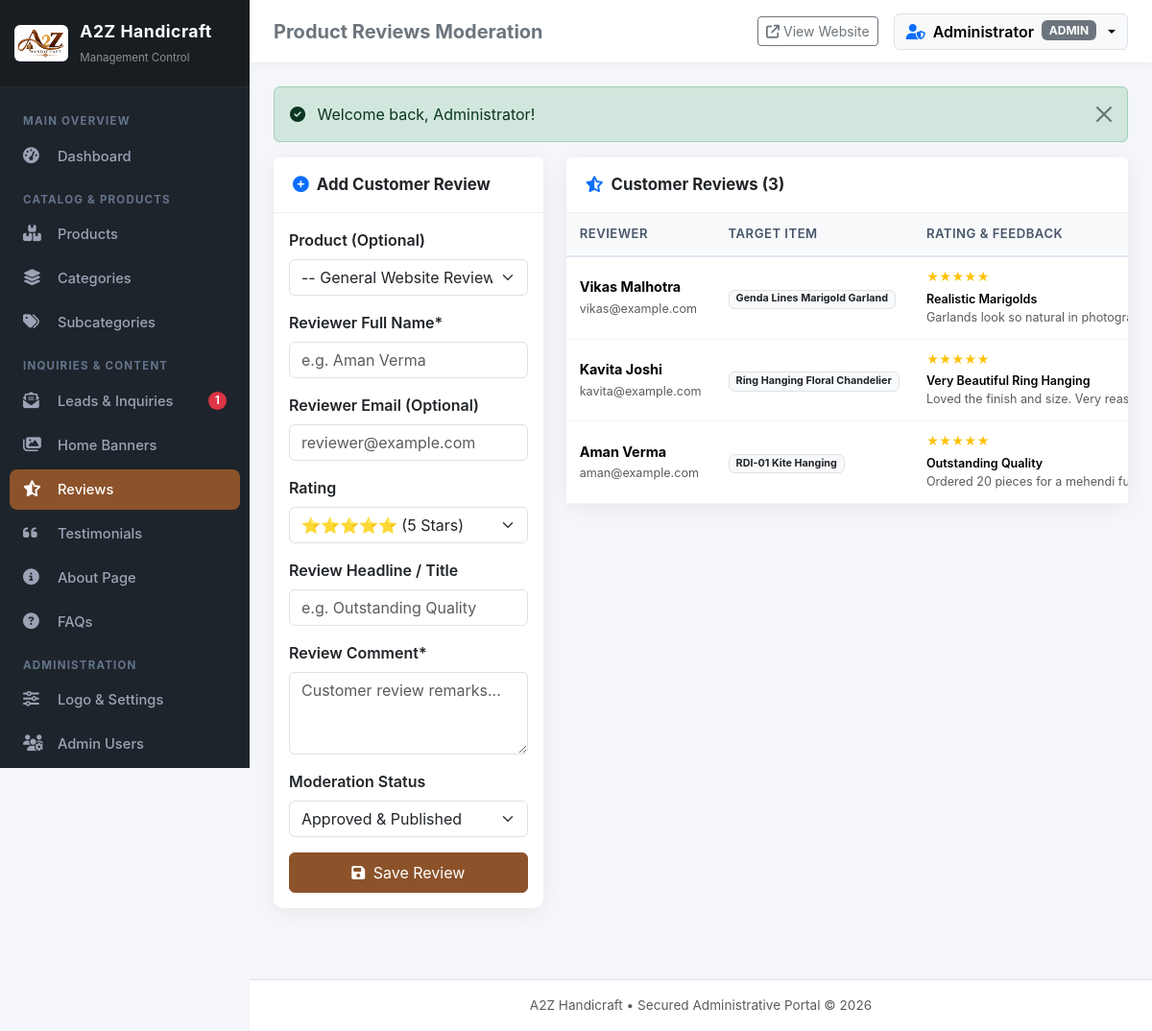
Screenshot of /admin/reviews.php (signed in) with the database file from the repository.
### tables this page shows
CREATE TABLE IF NOT EXISTS `users` (
  `id` INT AUTO_INCREMENT PRIMARY KEY,
  `username` VARCHAR(60) NOT NULL UNIQUE,
  `email` VARCHAR(120) NOT NULL UNIQUE,
  `password` VARCHAR(255) NOT NULL,
  `full_name` VARCHAR(100) NOT NULL,
  `phone` VARCHAR(30) DEFAULT NULL,
  `role` ENUM('admin', 'manager', 'editor') NOT NULL DEFAULT 'admin',
  `avatar` VARCHAR(255) DEFAULT NULL,
  `status` TINYINT(1) NOT NULL DEFAULT 1,
  `failed_attempts` INT NOT NULL DEFAULT 0,
  `lockout_until` DATETIME DEFAULT NULL,
  `last_login_at` DATETIME DEFAULT NULL,
  `last_login_ip` VARCHAR(45) DEFAULT NULL,
  `created_at` TIMESTAMP DEFAULT CURRENT_TIMESTAMP,
  `updated_at` TIMESTAMP DEFAULT CURRENT_TIMESTAMP ON UPDATE CURRENT_TIMESTAMP
);

CREATE TABLE IF NOT EXISTS `reviews` (
  `id` INT AUTO_INCREMENT PRIMARY KEY,
  `product_id` INT DEFAULT NULL,
  `author_name` VARCHAR(150) NOT NULL,
  `author_email` VARCHAR(150) DEFAULT NULL,
  `rating` INT NOT NULL DEFAULT 5,
  `title` VARCHAR(255) DEFAULT NULL,
  `comment` TEXT NOT NULL,
  `status` ENUM('pending', 'approved', 'rejected') NOT NULL DEFAULT 'approved',
  `created_at` TIMESTAMP DEFAULT CURRENT_TIMESTAMP
);

CREATE TABLE IF NOT EXISTS `products` (
  `id` INT AUTO_INCREMENT PRIMARY KEY,
  `category_id` INT NOT NULL,
  `subcategory_id` INT DEFAULT NULL,
  `name` VARCHAR(255) NOT NULL,
  `slug` VARCHAR(255) NOT NULL UNIQUE,
  `sku` VARCHAR(100) DEFAULT NULL,
  `price` DECIMAL(10,2) NOT NULL DEFAULT 0.00,
  `sale_price` DECIMAL(10,2) DEFAULT NULL,
  `sizes_pricing` TEXT DEFAULT NULL,
  `short_description` TEXT DEFAULT NULL,
  `description` LONGTEXT DEFAULT NULL,
  `featured_image` VARCHAR(255) DEFAULT NULL,
  `gallery_images` LONGTEXT DEFAULT NULL,
  `is_featured` TINYINT(1) NOT NULL DEFAULT 0,
  `is_bestseller` TINYINT(1) NOT NULL DEFAULT 0,
  `in_stock` TINYINT(1) NOT NULL DEFAULT 1,
  `status` TINYINT(1) NOT NULL DEFAULT 1,
  `views` INT NOT NULL DEFAULT 0,
   
  `meta_title` VARCHAR(255) DEFAULT NULL,
  `meta_description` TEXT DEFAULT NULL,
  `meta_keywords` VARCHAR(255) DEFAULT NULL,
  `canonical_url` VARCHAR(255) DEFAULT NULL,
  `og_title` VARCHAR(255) DEFAULT NULL,
  `og_description` TEXT DEFAULT NULL,
  `og_image` VARCHAR(255) DEFAULT NULL,
  `created_at` TIMESTAMP DEFAULT CURRENT_TIMESTAMP,
  `updated_at` TIMESTAMP DEFAULT CURRENT_TIMESTAMP ON UPDATE CURRENT_TIMESTAMP,
  INDEX (`category_id`),
  INDEX (`subcategory_id`)
);

### admin/reviews.php (the view, shortened to what this page needs)
<?php
$pageTitle = 'Product Reviews Moderation';
require_once __DIR__ . '/includes/header.php';
global $pdo;
$reviews = $pdo->query("SELECT r.*, p.name as product_name FROM reviews r LEFT JOIN products p ON r.product_id = p.id ORDER BY r.id DESC")->fetchAll();
?>
<div class="row">
    <div class="col-lg-4 mb-4">
        <div class="card">
            <div class="card-header bg-white">
                <span class="fw-bold"><i class="fa-solid fa-plus-circle text-primary me-2"></i>Add Customer Review</span>
            </div>
            <div class="card-body">
                <form action="" method="POST">
                    <div class="mb-3">
                        <label class="form-label fw-semibold">Product (Optional)</label>
                        <select name="product_id" class="form-select">
                            <option value="">-- General Website Review --</option>
                        </select>
                    </div>
                    <div class="mb-3">
                        <label class="form-label fw-semibold">Reviewer Full Name*</label>
                        <input type="text" name="author_name" class="form-control" required placeholder="e.g. Aman Verma">
                    </div>
                    <div class="mb-3">
                        <label class="form-label fw-semibold">Reviewer Email (Optional)</label>
                        <input type="email" name="author_email" class="form-control" placeholder="reviewer@example.com">
                    </div>
                    <div class="mb-3">
                        <label class="form-label fw-semibold">Rating</label>
                        <select name="rating" class="form-select">
                            <option value="5">⭐⭐⭐⭐⭐ (5 Stars)</option>
                        </select>
                    </div>
                    <div class="mb-3">
                        <label class="form-label fw-semibold">Review Headline / Title</label>
                        <input type="text" name="title" class="form-control" placeholder="e.g. Outstanding Quality">
                    </div>
                    <div class="mb-3">
                        <label class="form-label fw-semibold">Review Comment*</label>
                        <textarea name="comment" class="form-control" rows="3" required placeholder="Customer review remarks..."></textarea>
                    </div>
                    <div class="mb-3">
                        <label class="form-label fw-semibold">Moderation Status</label>
                        <select name="status" class="form-select">
                            <option value="approved">Approved & Published</option>
                        </select>
                    </div>
                    <button type="submit" class="btn btn-primary-a2z w-100 py-2">
                        <i class="fa-solid fa-floppy-disk me-1"></i> Save Review
                    </button>
                </form>
            </div>
        </div>
    </div>
    <div class="col-lg-8 mb-4">
        <div class="card">
            <div class="card-header bg-white">
                <span class="fw-bold"><i class="fa-solid fa-star-half-stroke text-primary me-2"></i>Customer Reviews (<?= count($reviews) ?>)</span>
            </div>
            <div class="card-body p-0 table-responsive">
                <table class="table table-hover align-middle mb-0">
                    <thead>
                        <tr>
                            <th>Reviewer</th>
                            <th>Target Item</th>
                            <th>Rating & Feedback</th>
                        </tr>
                    </thead>
                    <tbody>
                        <?php if (empty($reviews)): ?>
                            <tr>
                                <td colspan="5" class="text-center py-4 text-muted">No reviews recorded yet.</td>
                            </tr>
                        <?php else: ?>
                            <?php foreach ($reviews as $rev): ?>
                                <tr>
                                    <td>
                                        <div class="fw-bold"><?= e($rev['author_name']) ?></div>
                                        <small class="text-muted"><?= e($rev['author_email'] ?? 'No email') ?></small>
                                    </td>
                                    <td>
                                        <small class="badge bg-light text-dark border"><?= e($rev['product_name'] ?? 'General Review') ?></small>
                                    </td>
                                    <td>
                                        <div class="text-warning small mb-1">
                                            <?= str_repeat('★', $rev['rating']) ?>
                                        </div>
                                        <?php if (!empty($rev['title'])): ?>
                                            <div class="fw-semibold small"><?= e($rev['title']) ?></div>
                                        <?php endif; ?>
                                        <div class="small text-muted text-truncate" style="max-width: 250px;">
                                            <?= e($rev['comment']) ?>
                                        </div>
                                    </td>
                                </tr>
                            <?php endforeach; ?>
                        <?php endif; ?>
                    </tbody>
                </table>
            </div>
        </div>
    </div>
</div>
<?php require_once __DIR__ . '/includes/footer.php'; ?>

### admin/includes/navbar.php (shortened to what this page needs)
<header class="admin-topbar">
    <div class="d-flex align-items-center gap-3">
        <h5 class="m-0 fw-bold d-none d-sm-block text-secondary"><?= isset($pageTitle) ? e($pageTitle) : 'Admin Dashboard' ?></h5>
    </div>
    <div class="d-flex align-items-center gap-3">
        <a href="<?= BASE_URL ?>/index.php" target="_blank" class="btn btn-sm btn-outline-secondary d-flex align-items-center gap-1">
            <i class="fa-solid fa-arrow-up-right-from-square"></i>
            <span class="d-none d-md-inline">View Website</span>
        </a>
        <div class="dropdown">
            <button class="btn btn-light dropdown-toggle d-flex align-items-center gap-2 border" type="button" data-bs-toggle="dropdown" aria-expanded="false">
                <i class="fa-solid fa-user-shield text-primary"></i>
                <span class="fw-semibold d-none d-md-inline"><?= e($currentUser['full_name'] ?? 'Admin') ?></span>
                <span class="badge bg-secondary d-none d-lg-inline"><?= e(strtoupper($currentUser['role'] ?? 'ADMIN')) ?></span>
            </button>
        </div>
    </div>
</header>

### admin/assets/css/admin.css (style rules this page uses)
:root { --primary-color: #8c532b; --primary-hover: #734321; --primary-light: #f7ede2; --secondary-color: #1a1e21; --sidebar-bg: #1e242b; --sidebar-active: #8c532b; --sidebar-text: #9ba4b5; --card-shadow: 0 4px 20px rgba(0,0,0,0.06); --border-radius: 10px; }
body { background-color: #f4f6f9; font-family: -apple-system, BlinkMacSystemFont, "Segoe UI", Roboto, "Helvetica Neue", Arial, sans-serif; color: #333; overflow-x: hidden; }
.admin-topbar { background: #fff; height: 65px; box-shadow: 0 2px 10px rgba(0,0,0,0.04); display: flex; align-items: center; justify-content: space-between; padding: 0 25px; position: sticky; top: 0; z-index: 99; }
.card { border: none; border-radius: var(--border-radius); box-shadow: var(--card-shadow); margin-bottom: 25px; }
.card-header { background: #fff; border-bottom: 1px solid #edf2f7; padding: 16px 20px; font-weight: 600; font-size: 1.05rem; display: flex; align-items: center; justify-content: space-between; }
.table thead th { background-color: #f8fafc; color: #475569; font-weight: 600; font-size: 0.82rem; text-transform: uppercase; letter-spacing: 0.5px; border-bottom: 2px solid #e2e8f0; padding: 12px 14px; }
.table tbody td { padding: 12px 14px; vertical-align: middle; font-size: 0.9rem; border-bottom: 1px solid #f1f5f9; }
.btn-primary-a2z { background-color: var(--primary-color); border-color: var(--primary-color); color: #fff; }

### rows the page displays
users: full_name "Administrator", role "ADMIN"
reviews: author_name "Vikas Malhotra", author_email "vikas@example.com", product.name "Genda Lines Marigold Garland", rating "★★★★★", title "Realistic Marigolds", comment "Garlands look so natural in photographs…"
reviews: author_name "Kavita Joshi", author_email "kavita@example.com", product.name "Ring Hanging Floral Chandelier", rating "★★★★★", title "Very Beautiful Ring Hanging", comment "Loved the finish and size. Very reasona…"
reviews: author_name "Aman Verma", author_email "aman@example.com", product.name "RDI-01 Kite Hanging", rating "★★★★★", title "Outstanding Quality", comment "Ordered 20 pieces for a mehendi functi…"

### other values shown
$siteName "A2Z Handicraft"
$unreadLeadsCount "1"
$pageTitle "Product Reviews Moderation"
$flash['message'] "Welcome back, Administrator!"
count($reviews) "3"
get_setting('site_name', 'A2Z Handicraft') "A2Z Handicraft"
